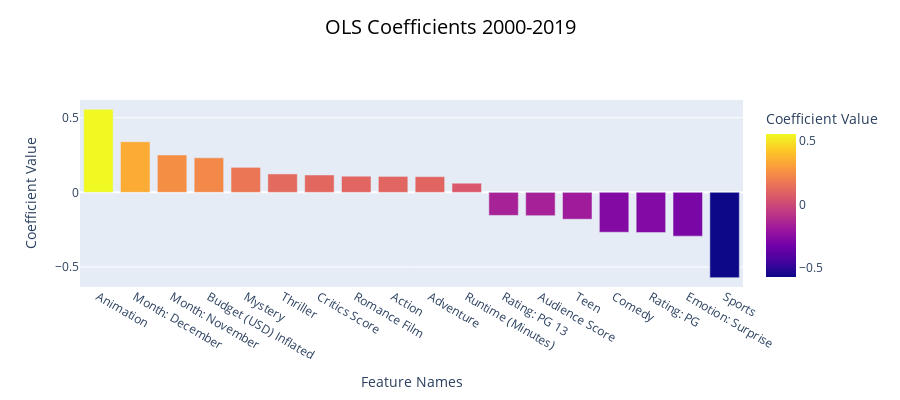

Write notebook code for a chart like this one.
### Code cell
plot_feature_coefficients(feature_stats_Foreign, "OLS Coefficients 2000-2019", "../_includes/OLS_features_all_years.html")

### Figure 1 — Plotly figure (JSON) as saved in the notebook; plotly's stock layout.template omitted (floating-point values rounded to 4 significant figures)
{"data": [{"alignmentgroup": "True", "customdata": [[0.1019, 5.464, 5.084e-08], [0.0843, 4.028, 5.787e-05], [0.08372, 2.998, 0.00274], [0.02587, 8.963, 5.84e-19], [0.06216, 2.7, 0.006977], [0.04937, 2.503, 0.01236], [0.02456, 4.745, 2.194e-06], [0.0479, 2.264, 0.02368], [0.05252, 2.038, 0.04169], [0.0531, 1.986, 0.04715], [0.02371, 2.59, 0.009664], [0.04131, -3.742, 0.0001865], [0.02503, -6.256, 4.579e-10], [0.0902, -1.997, 0.04589], [0.04321, -6.186, 7.108e-10], [0.07458, -3.618, 0.0003024], [0.1103, -2.661, 0.007843], [0.09011, -6.348, 2.56e-10]], "hovertemplate": "Feature Names=%{x}<br>Coefficient Value=%{marker.color}<br>Std_Error=%{customdata[0]}<br>t_value=%{customdata[1]}<br>p_value=%{customdata[2]}<extra></extra>", "legendgroup": "", "marker": {"color": [0.5567, 0.3395, 0.251, 0.2319, 0.1678, 0.1236, 0.1165, 0.1084, 0.107, 0.1055, 0.06141, -0.1546, -0.1566, -0.1802, -0.2673, -0.2698, -0.2936, -0.572], "coloraxis": "coloraxis", "pattern": {"shape": ""}}, "name": "", "offsetgroup": "", "orientation": "v", "showlegend": false, "textposition": "auto", "type": "bar", "x": ["Animation", "Month: December", "Month: November", "Budget (USD) Inflated", "Mystery", "Thriller", "Critics Score", "Romance Film", "Action", "Adventure", "Runtime (Minutes)", "Rating: PG 13", "Audience Score", "Teen", "Comedy", "Rating: PG", "Emotion: Surprise", "Sports"], "xaxis": "x", "y": [0.5567, 0.3395, 0.251, 0.2319, 0.1678, 0.1236, 0.1165, 0.1084, 0.107, 0.1055, 0.06141, -0.1546, -0.1566, -0.1802, -0.2673, -0.2698, -0.2936, -0.572], "yaxis": "y"}], "layout": {"barmode": "relative", "coloraxis": {"colorbar": {"title": {"text": "Coefficient Value"}}, "colorscale": [[0, "#0d0887"], [0.1111, "#46039f"], [0.2222, "#7201a8"], [0.3333, "#9c179e"], [0.4444, "#bd3786"], [0.5556, "#d8576b"], [0.6667, "#ed7953"], [0.7778, "#fb9f3a"], [0.8889, "#fdca26"], [1, "#f0f921"]]}, "height": 400, "legend": {"tracegroupgap": 0}, "title": {"font": {"color": "black", "size": 20}, "text": "OLS Coefficients 2000-2019", "x": 0.5, "xanchor": "center", "y": 0.95, "yanchor": "top"}, "xaxis": {"anchor": "y", "domain": [0, 1], "title": {"text": "Feature Names"}}, "yaxis": {"anchor": "x", "domain": [0, 1], "title": {"text": "Coefficient Value"}}}}
